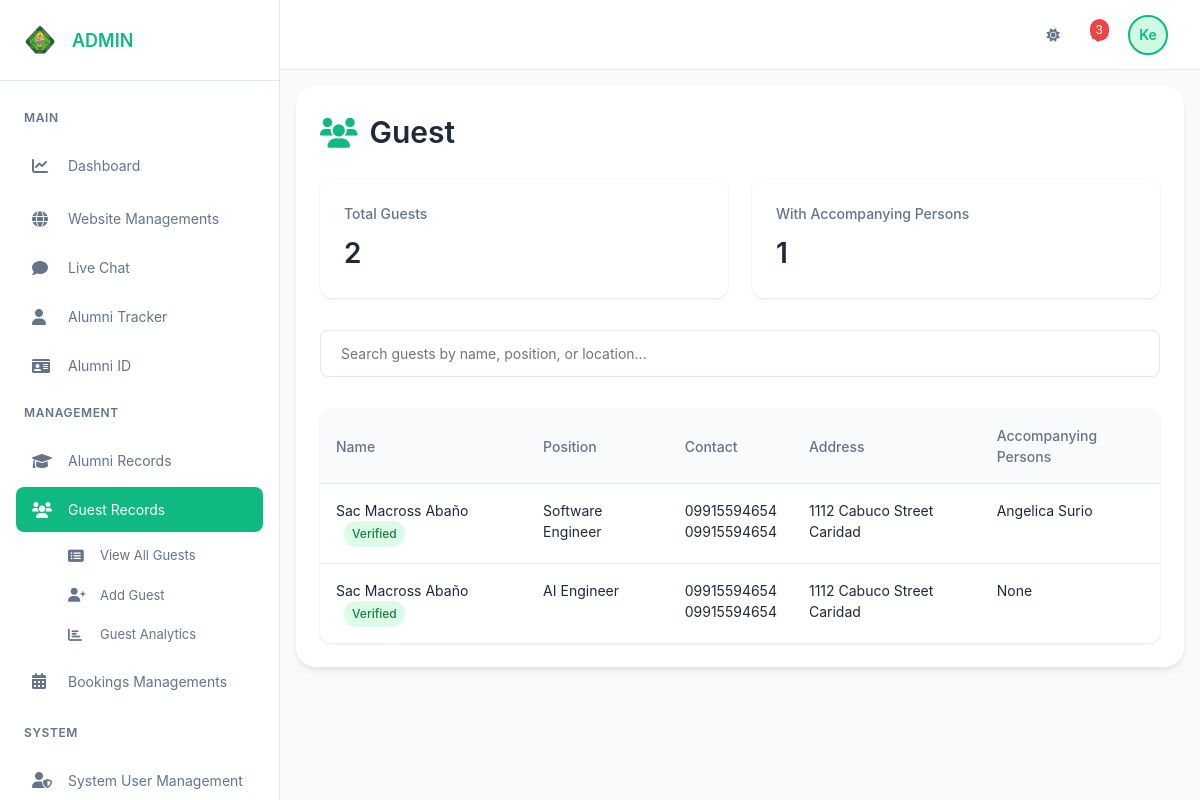
Page /Dashboard.php?section=view-guests (signed in) on the earlier database version.
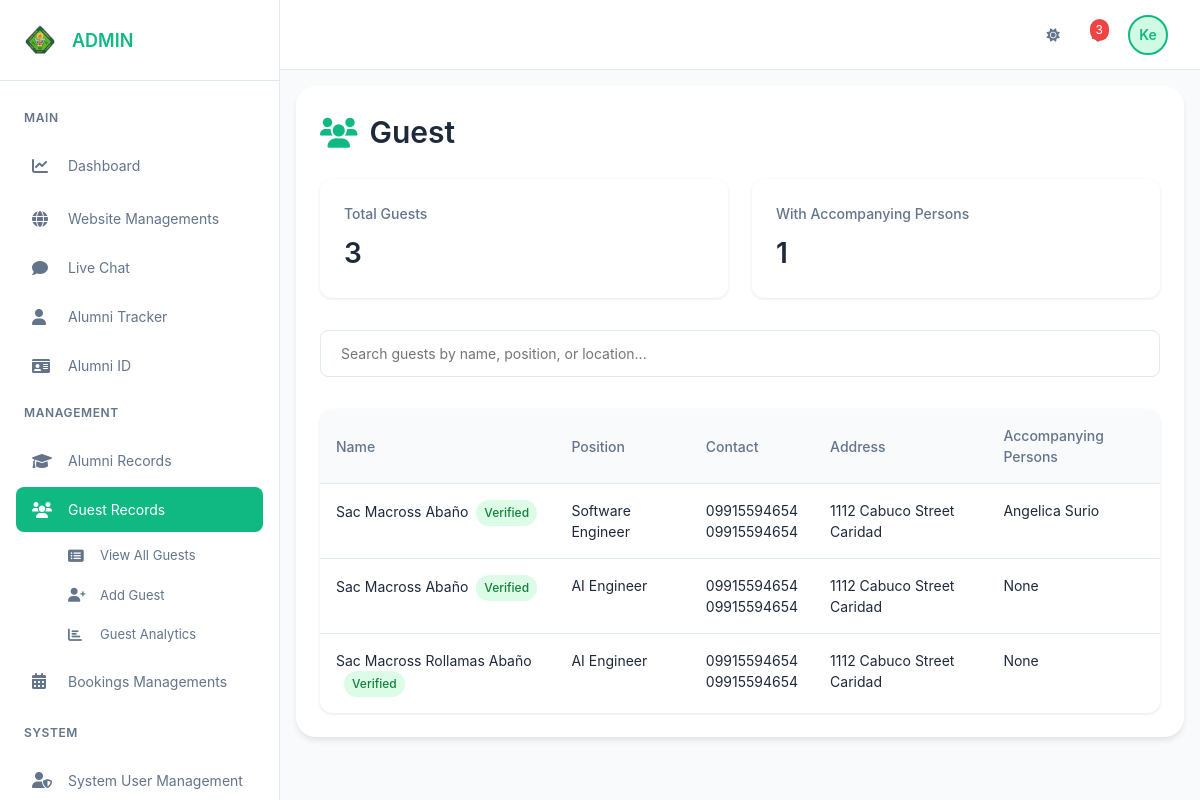
Same page on the later database version.
### tables this page shows
CREATE TABLE `user` (
  `id` int(11) NOT NULL,
  `user_id` int(11) NOT NULL,
  `alumni_id_card_no` varchar(50) DEFAULT NULL,
  `first_name` varchar(100) DEFAULT NULL,
  `last_name` varchar(100) DEFAULT NULL,
  `middle_name` varchar(100) DEFAULT NULL,
  `position` varchar(100) DEFAULT NULL,
  `address` text DEFAULT NULL,
  `telephone` varchar(20) DEFAULT NULL,
  `phone_number` varchar(20) DEFAULT NULL,
  `second_address` text DEFAULT NULL,
  `accompanying_persons` text DEFAULT NULL,
  `user_status` varchar(50) DEFAULT NULL,
  `verified` tinyint(1) DEFAULT 0
);

### admin/guests/guests-view-all.php (the view, shortened to what this page needs)
<?php
require_once 'main_db.php';
$sql = "SELECT id, first_name, last_name, middle_name, position, address,
        telephone, phone_number, second_address, accompanying_persons,
        user_status, verified
        FROM user
        WHERE user_status = 'guest'
        ORDER BY last_name ASC";
$result = $mysqli->query($sql);
?>
<!DOCTYPE html>
<html lang="en">
<head>
<body>
    <div class="gmain-container">
        <div class="guest-header">
            <h1 class="guest-title">
                <i class="fas fa-users"></i> Guest
            </h1>
            <div class="guest-stats">
                <div class="stat-card">
                    <h3>Total Guests</h3>
                    <p><?php echo $result->num_rows; ?></p>
                </div>
                <div class="stat-card">
                    <h3>With Accompanying Persons</h3>
                    <p><?php
                        $accompanying_count = 0;
                        if ($result->num_rows > 0) {
                            $result->data_seek(0);
                            while($row = $result->fetch_assoc()) {
                                if (!empty($row['accompanying_persons'])) $accompanying_count++;
                            }
                            $result->data_seek(0);
                        }
                        echo $accompanying_count;
                    ?></p>
                </div>
            </div>
        </div>
        <div class="filter-section">
            <input type="text" id="guestSearch" class="filter-input"
                   placeholder="Search guests by name, position, or location...">
        </div>
        <div class="guest-table-container">
            <table class="guest-table">
                <thead>
                    <tr>
                        <th>Name</th>
                        <th>Position</th>
                        <th>Contact</th>
                        <th>Address</th>
                        <th>Accompanying Persons</th>
                    </tr>
                </thead>
                <tbody>
                    <?php if ($result->num_rows > 0): ?>
                        <?php while($row = $result->fetch_assoc()): ?>
                            <tr>
                                <td>
                                    <?php
                                        echo htmlspecialchars($row['first_name'] . ' ' .
                                            ($row['middle_name'] ? $row['middle_name'] . ' ' : '') .
                                            $row['last_name']);
                                        if ($row['verified'] == 1) {
                                            echo '<span class="verified-badge">Verified</span>';
                                        }
                                    ?>
                                </td>
                                <td><?php echo htmlspecialchars($row['position'] ?? 'N/A'); ?></td>
                                <td>
                                    <?php
                                        if ($row['phone_number']) {
                                            echo htmlspecialchars($row['phone_number']);
                                        }
                                        if ($row['telephone']) {
                                            echo $row['phone_number'] ? '<br>' : '';
                                            echo htmlspecialchars($row['telephone']);
                                        }
                                    ?>
                                </td>
                                <td>
                                    <?php
                                        echo htmlspecialchars($row['address'] ?? 'N/A');
                                    ?>
                                </td>
                                <td>
                                    <?php
                                        echo !empty($row['accompanying_persons'])
                                            ? htmlspecialchars($row['accompanying_persons'])
                                            : 'None';
                                    ?>
                                </td>
                            </tr>
                        <?php endwhile; ?>
                    <?php else: ?>
                        <tr>
                            <td colspan="5" style="text-align: center;">No guest records found</td>
                        </tr>
                    <?php endif; ?>
                </tbody>
            </table>
        </div>
    </div>
</body>
</html>

Differences in the rows shown:
added user: first_name+middle_name+last_name "Sac Macross Rollamas Abaño", verified "Verified", position "AI Engineer", phone_number "09915594654", telephone "09915594654", address "1112 Cabuco Street Caridad", shows "None"
Other differences:
$result->num_rows: "2" → "3"
